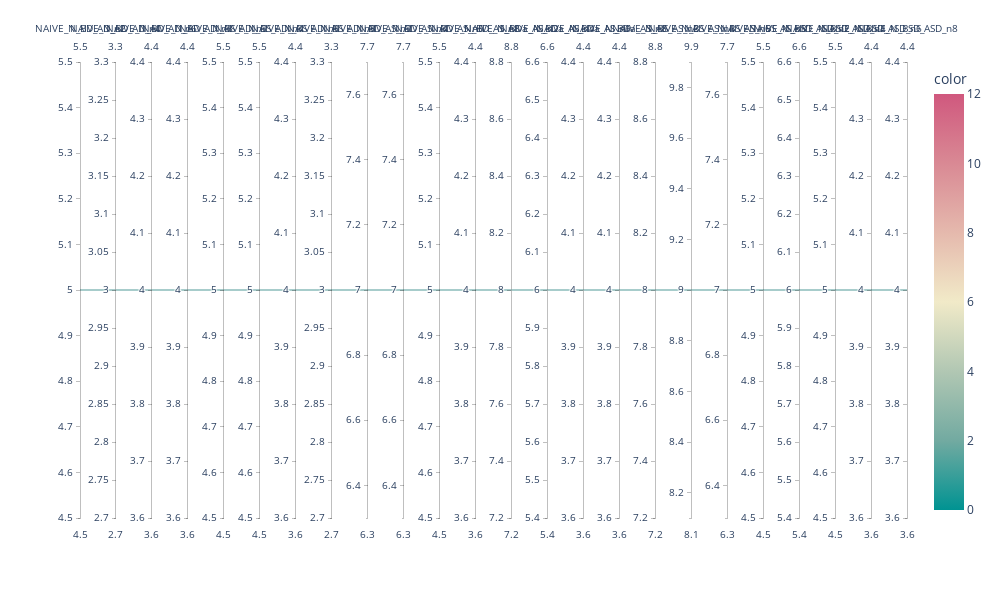

The code cell stored with this chart in its notebook:
### Code cell
import plotly.express as px
fig = px.parallel_coordinates(pivoted[0:1], color=pivoted.index[0:1],
                              dimensions=algos,
                              color_continuous_scale=px.colors.diverging.Tealrose,
                              color_continuous_midpoint=6,
                              height=600,
                              width=1000)
fig.show()

### Figure 1 — Plotly figure (JSON) as saved in the notebook; plotly's stock layout.template omitted (floating-point values rounded to 4 significant figures)
{"data": [{"dimensions": [{"label": "NAIVE_N_BD_AD_n2", "values": [5]}, {"label": "NAIVE_N_BD_AD_n4", "values": [3]}, {"label": "NAIVE_N_BD_AD_n6", "values": [4]}, {"label": "NAIVE_N_BD_AD_n8", "values": [4]}, {"label": "NAIVE_N_BS_AD_n2", "values": [5]}, {"label": "NAIVE_N_BS_AD_n4", "values": [5]}, {"label": "NAIVE_N_BS_AD_n6", "values": [4]}, {"label": "NAIVE_N_BS_AD_n8", "values": [3]}, {"label": "NAIVE_N_BD_AS_n2", "values": [7]}, {"label": "NAIVE_N_BD_AS_n4", "values": [7]}, {"label": "NAIVE_N_BD_AS_n6", "values": [5]}, {"label": "NAIVE_N_BD_AS_n8", "values": [4]}, {"label": "NAIVE_N_BDa_AS_n2", "values": [8]}, {"label": "NAIVE_N_BDa_AS_n4", "values": [6]}, {"label": "NAIVE_N_BDa_AS_n6", "values": [4]}, {"label": "NAIVE_N_BDa_AS_n8", "values": [4]}, {"label": "NAIVE_N_BS_AS_n2", "values": [8]}, {"label": "NAIVE_N_BS_AS_n4", "values": [9]}, {"label": "NAIVE_N_BS_AS_n6", "values": [7]}, {"label": "NAIVE_N_BS_AS_n8", "values": [5]}, {"label": "NAIVE_N_BSD_ASD_n2", "values": [6]}, {"label": "NAIVE_N_BSD_ASD_n4", "values": [5]}, {"label": "NAIVE_N_BSD_ASD_n6", "values": [4]}, {"label": "NAIVE_N_BSD_ASD_n8", "values": [4]}], "domain": {"x": [0, 1], "y": [0, 1]}, "line": {"color": [0], "coloraxis": "coloraxis"}, "name": "", "type": "parcoords"}], "layout": {"coloraxis": {"cmid": 6, "colorbar": {"title": {"text": "color"}}, "colorscale": [[0, "rgb(0, 147, 146)"], [0.1667, "rgb(114, 170, 161)"], [0.3333, "rgb(177, 199, 179)"], [0.5, "rgb(241, 234, 200)"], [0.6667, "rgb(229, 185, 173)"], [0.8333, "rgb(217, 137, 148)"], [1, "rgb(208, 88, 126)"]]}, "height": 600, "legend": {"tracegroupgap": 0}, "margin": {"t": 60}, "width": 1000}}
